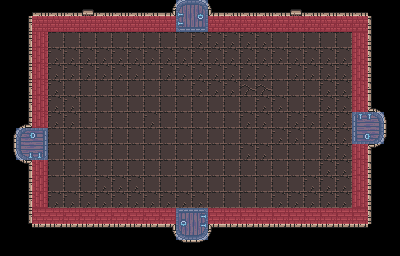

The image is a tile-based game level rendered from a .tmx file. Its description and source (layers, tilesets, objects; grid data summarised) follow:
An orthogonal 25x16 tile map with 16x16 px tiles, 2 tile layers (Tile Layer 1, MetaInfo), 2 tilesets.

<map version="1.8" tiledversion="1.8.4" orientation="orthogonal" renderorder="right-down" width="25" height="16" tilewidth="16" tileheight="16" infinite="0" nextlayerid="4" nextobjectid="1">
 <tileset firstgid="1" source="0x72_DungeonTilesetII_v1.4.tsx" />
 <tileset firstgid="1025" source="MetaSet.tsx" />
 <layer id="1" name="Tile Layer 1" width="25" height="16">
  <data>[400 cells, 347 non-empty, 18 distinct tile ids]</data>
 </layer>
 <layer id="2" name="MetaInfo" width="25" height="16" opacity="0.5">
  <data>[400 cells, 72 non-empty, 2 distinct tile ids]</data>
 </layer>
</map>
